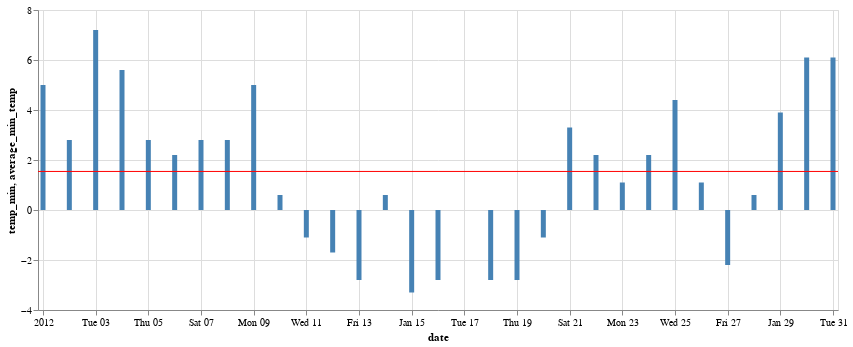

The notebook cell this image was saved under:
### Markdown cell above
Using altair and the Seattle weather data, make an interactive chart of daily minimum temperatures for the month of January 2012. When the user selects on the chart, make it show the average minimum temperature as a horizontal red reference line **just for the selected dates**. *(Hint: check out this example: https://altair-viz.github.io/gallery/selection_layer_bar_month.html)*

### Code cell
import altair as alt
from vega_datasets import data

seattle_weather = data.seattle_weather()

# Filter data for January 2012
january_2012_data = seattle_weather[(seattle_weather['date'] >= '2012-01-01') & (seattle_weather['date'] <= '2012-01-31')]

# print(january_2012_data.columns)
# Create the base chart
base = alt.Chart(january_2012_data).mark_bar().encode(
    x='date:T',
    y='temp_min:Q',  # Use 'temp_min' for minimum temperatures
    color=alt.condition(
        alt.selection_interval(name="my_selection"),  # Define a unique selection name
        alt.value('steelblue'),  # Color for selected data
        alt.value('lightgray')  # Color for unselected data
    )
).properties(
    width=800,
    height=300
)

# Calculate the average minimum temperature
average_min_temp = january_2012_data['temp_min'].mean()

# Create a red reference line for the average minimum temperature
reference_line = alt.Chart(pd.DataFrame({'average_min_temp': [average_min_temp]})).mark_rule(color='red').encode(
    y='average_min_temp:Q'
)

# Add a selection
selection = alt.selection_interval(name="my_selection", encodings=['x'])  # Use the same unique selection name

# Combine the base chart, the reference line, and the selection
chart = alt.layer(base, reference_line).add_selection(selection)

chart

### Figure 1 — Vega-Lite specification as saved in the notebook (floating-point values rounded to 4 significant figures)
{"config": {"view": {"continuousWidth": 400, "continuousHeight": 300}}, "layer": [{"data": {"name": "data-555ff67a4b9c475ac8baf1aa0ed59bd2"}, "mark": "bar", "encoding": {"color": {"condition": {"value": "steelblue", "selection": "my_selection"}, "value": "lightgray"}, "x": {"field": "date", "type": "temporal"}, "y": {"field": "temp_min", "type": "quantitative"}}, "height": 300, "selection": {"my_selection": {"type": "interval", "encodings": ["x"]}}, "width": 800}, {"data": {"name": "data-627d0f48d8017e562a47934c0376b398"}, "mark": {"type": "rule", "color": "red"}, "encoding": {"y": {"field": "average_min_temp", "type": "quantitative"}}}], "$schema": "https://vega.github.io/schema/vega-lite/v4.17.0.json", "datasets": {"data-555ff67a4b9c475ac8baf1aa0ed59bd2": [{"date": "2012-01-01T00:00:00", "precipitation": 0.0, "temp_max": 12.8, "temp_min": 5.0, "wind": 4.7, "weather": "drizzle"}, {"date": "2012-01-02T00:00:00", "precipitation": 10.9, "temp_max": 10.6, "temp_min": 2.8, "wind": 4.5, "weather": "rain"}, {"date": "2012-01-03T00:00:00", "precipitation": 0.8, "temp_max": 11.7, "temp_min": 7.2, "wind": 2.3, "weather": "rain"}, {"date": "2012-01-04T00:00:00", "precipitation": 20.3, "temp_max": 12.2, "temp_min": 5.6, "wind": 4.7, "weather": "rain"}, {"date": "2012-01-05T00:00:00", "precipitation": 1.3, "temp_max": 8.9, "temp_min": 2.8, "wind": 6.1, "weather": "rain"}, {"date": "2012-01-06T00:00:00", "precipitation": 2.5, "temp_max": 4.4, "temp_min": 2.2, "wind": 2.2, "weather": "rain"}, {"date": "2012-01-07T00:00:00", "precipitation": 0.0, "temp_max": 7.2, "temp_min": 2.8, "wind": 2.3, "weather": "rain"}, {"date": "2012-01-08T00:00:00", "precipitation": 0.0, "temp_max": 10.0, "temp_min": 2.8, "wind": 2.0, "weather": "sun"}, {"date": "2012-01-09T00:00:00", "precipitation": 4.3, "temp_max": 9.4, "temp_min": 5.0, "wind": 3.4, "weather": "rain"}, {"date": "2012-01-10T00:00:00", "precipitation": 1.0, "temp_max": 6.1, "temp_min": 0.6, "wind": 3.4, "weather": "rain"}, {"date": "2012-01-11T00:00:00", "precipitation": 0.0, "temp_max": 6.1, "temp_min": -1.1, "wind": 5.1, "weather": "sun"}, {"date": "2012-01-12T00:00:00", "precipitation": 0.0, "temp_max": 6.1, "temp_min": -1.7, "wind": 1.9, "weather": "sun"}, {"date": "2012-01-13T00:00:00", "precipitation": 0.0, "temp_max": 5.0, "temp_min": -2.8, "wind": 1.3, "weather": "sun"}, {"date": "2012-01-14T00:00:00", "precipitation": 4.1, "temp_max": 4.4, "temp_min": 0.6, "wind": 5.3, "weather": "snow"}, {"date": "2012-01-15T00:00:00", "precipitation": 5.3, "temp_max": 1.1, "temp_min": -3.3, "wind": 3.2, "weather": "snow"}, {"date": "2012-01-16T00:00:00", "precipitation": 2.5, "temp_max": 1.7, "temp_min": -2.8, "wind": 5.0, "weather": "snow"}, {"date": "2012-01-17T00:00:00", "precipitation": 8.1, "temp_max": 3.3, "temp_min": 0.0, "wind": 5.6, "weather": "snow"}, {"date": "2012-01-18T00:00:00", "precipitation": 19.8, "temp_max": 0.0, "temp_min": -2.8, "wind": 5.0, "weather": "snow"}, {"date": "2012-01-19T00:00:00", "precipitation": 15.2, "temp_max": -1.1, "temp_min": -2.8, "wind": 1.6, "weather": "snow"}, {"date": "2012-01-20T00:00:00", "precipitation": 13.5, "temp_max": 7.2, "temp_min": -1.1, "wind": 2.3, "weather": "snow"}, {"date": "2012-01-21T00:00:00", "precipitation": 3.0, "temp_max": 8.3, "temp_min": 3.3, "wind": 8.2, "weather": "rain"}, {"date": "2012-01-22T00:00:00", "precipitation": 6.1, "temp_max": 6.7, "temp_min": 2.2, "wind": 4.8, "weather": "rain"}, {"date": "2012-01-23T00:00:00", "precipitation": 0.0, "temp_max": 8.3, "temp_min": 1.1, "wind": 3.6, "weather": "rain"}, {"date": "2012-01-24T00:00:00", "precipitation": 8.6, "temp_max": 10.0, "temp_min": 2.2, "wind": 5.1, "weather": "rain"}, {"date": "2012-01-25T00:00:00", "precipitation": 8.1, "temp_max": 8.9, "temp_min": 4.4, "wind": 5.4, "weather": "rain"}, {"date": "2012-01-26T00:00:00", "precipitation": 4.8, "temp_max": 8.9, "temp_min": 1.1, "wind": 4.8, "weather": "rain"}, {"date": "2012-01-27T00:00:00", "precipitation": 0.0, "temp_max": 6.7, "temp_min": -2.2, "wind": 1.4, "weather": "drizzle"}, {"date": "2012-01-28T00:00:00", "precipitation": 0.0, "temp_max": 6.7, "temp_min": 0.6, "wind": 2.2, "weather": "rain"}, {"date": "2012-01-29T00:00:00", "precipitation": 27.7, "temp_max": 9.4, "temp_min": 3.9, "wind": 4.5, "weather": "rain"}, {"date": "2012-01-30T00:00:00", "precipitation": 3.6, "temp_max": 8.3, "temp_min": 6.1, "wind": 5.1, "weather": "rain"}, {"date": "2012-01-31T00:00:00", "precipitation": 1.8, "temp_max": 9.4, "temp_min": 6.1, "wind": 3.9, "weather": "rain"}], "data-627d0f48d8017e562a47934c0376b398": [{"average_min_temp": 1.542}]}}
